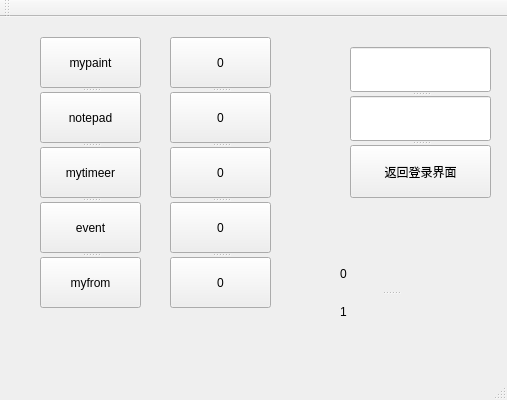
<?xml version="1.0" encoding="UTF-8"?>
<ui version="4.0">
 <class>MainWindow</class>
 <widget class="QMainWindow" name="MainWindow">
  <property name="geometry">
   <rect>
    <x>0</x>
    <y>0</y>
    <width>507</width>
    <height>400</height>
   </rect>
  </property>
  <property name="windowTitle">
   <string>MainWindow</string>
  </property>
  <widget class="QWidget" name="centralWidget">
   <widget class="QSplitter" name="splitter">
    <property name="geometry">
     <rect>
      <x>350</x>
      <y>30</y>
      <width>141</width>
      <height>151</height>
     </rect>
    </property>
    <property name="orientation">
     <enum>Qt::Vertical</enum>
    </property>
    <widget class="QLineEdit" name="lineEdit"/>
    <widget class="QLineEdit" name="lineEdit_2"/>
    <widget class="QPushButton" name="pushButton_back">
     <property name="text">
      <string>返回登录界面</string>
     </property>
    </widget>
   </widget>
   <widget class="QSplitter" name="splitter_2">
    <property name="geometry">
     <rect>
      <x>40</x>
      <y>20</y>
      <width>101</width>
      <height>271</height>
     </rect>
    </property>
    <property name="orientation">
     <enum>Qt::Vertical</enum>
    </property>
    <widget class="QPushButton" name="pushButton_event_2">
     <property name="text">
      <string>mypaint</string>
     </property>
    </widget>
    <widget class="QPushButton" name="pushButton_note">
     <property name="text">
      <string>notepad</string>
     </property>
    </widget>
    <widget class="QPushButton" name="pushButton_mytime">
     <property name="text">
      <string>mytimeer</string>
     </property>
    </widget>
    <widget class="QPushButton" name="pushButton_event">
     <property name="text">
      <string>event</string>
     </property>
    </widget>
    <widget class="QPushButton" name="pushButton_myfrom">
     <property name="text">
      <string>myfrom</string>
     </property>
    </widget>
   </widget>
   <widget class="QSplitter" name="splitter_3">
    <property name="geometry">
     <rect>
      <x>170</x>
      <y>20</y>
      <width>101</width>
      <height>271</height>
     </rect>
    </property>
    <property name="orientation">
     <enum>Qt::Vertical</enum>
    </property>
    <widget class="QPushButton" name="pushButton_event_10">
     <property name="text">
      <string>0</string>
     </property>
    </widget>
    <widget class="QPushButton" name="pushButton_event_8">
     <property name="text">
      <string>0</string>
     </property>
    </widget>
    <widget class="QPushButton" name="pushButton_event_9">
     <property name="text">
      <string>0</string>
     </property>
    </widget>
    <widget class="QPushButton" name="pushButton_event_5">
     <property name="text">
      <string>0</string>
     </property>
    </widget>
    <widget class="QPushButton" name="pushButton_event_7">
     <property name="text">
      <string>0</string>
     </property>
    </widget>
   </widget>
   <widget class="QSplitter" name="splitter_4">
    <property name="geometry">
     <rect>
      <x>340</x>
      <y>240</y>
      <width>101</width>
      <height>71</height>
     </rect>
    </property>
    <property name="orientation">
     <enum>Qt::Vertical</enum>
    </property>
    <widget class="QLabel" name="label_2">
     <property name="text">
      <string>0</string>
     </property>
    </widget>
    <widget class="QLabel" name="label">
     <property name="text">
      <string>1</string>
     </property>
    </widget>
   </widget>
  </widget>
  <widget class="QMenuBar" name="menuBar">
   <property name="geometry">
    <rect>
     <x>0</x>
     <y>0</y>
     <width>507</width>
     <height>23</height>
    </rect>
   </property>
  </widget>
  <widget class="QToolBar" name="mainToolBar">
   <attribute name="toolBarArea">
    <enum>TopToolBarArea</enum>
   </attribute>
   <attribute name="toolBarBreak">
    <bool>false</bool>
   </attribute>
  </widget>
  <widget class="QStatusBar" name="statusBar"/>
 </widget>
 <layoutdefault spacing="6" margin="11"/>
 <resources/>
 <connections/>
</ui>
